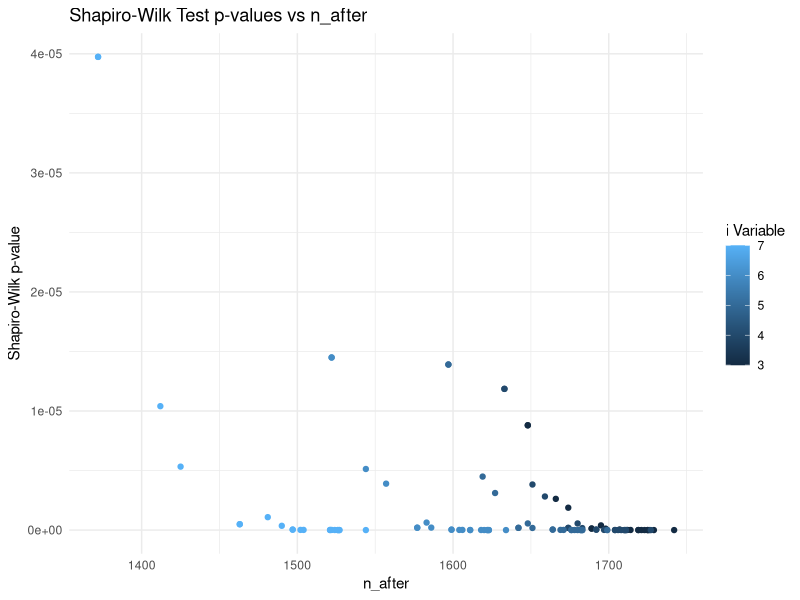
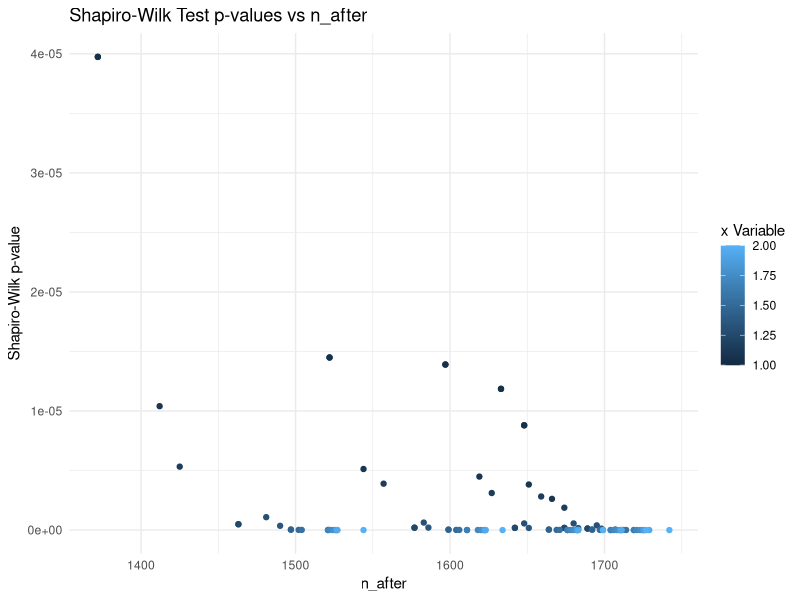
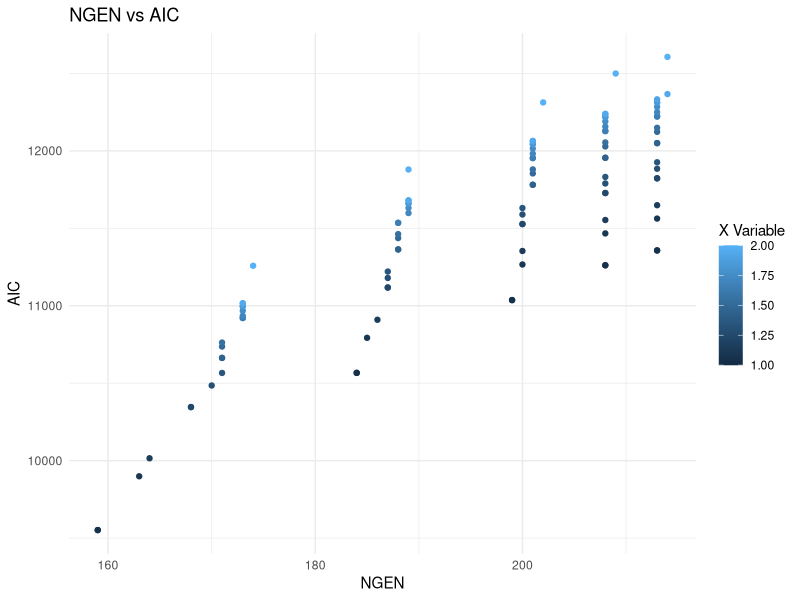
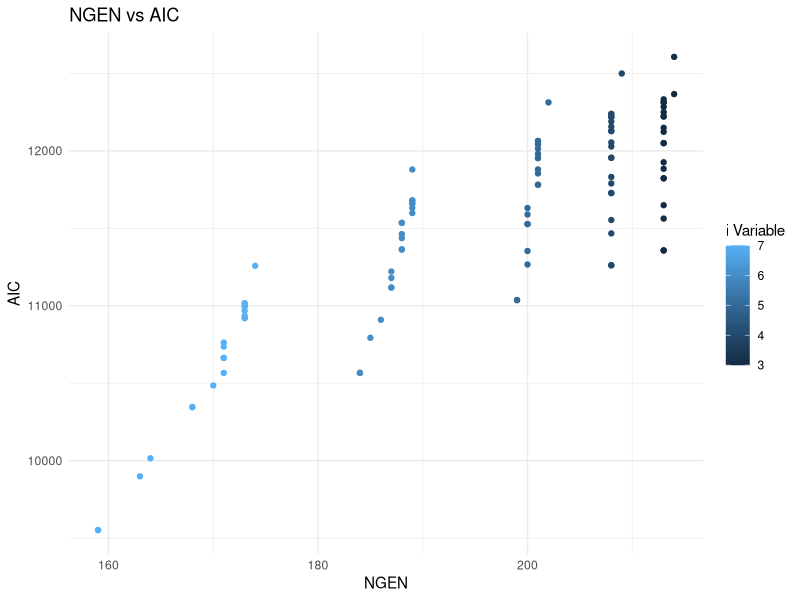
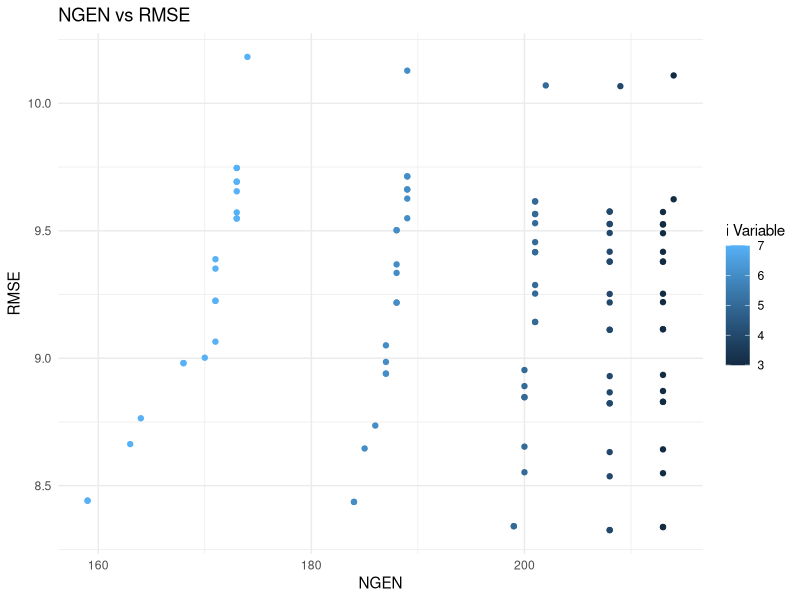
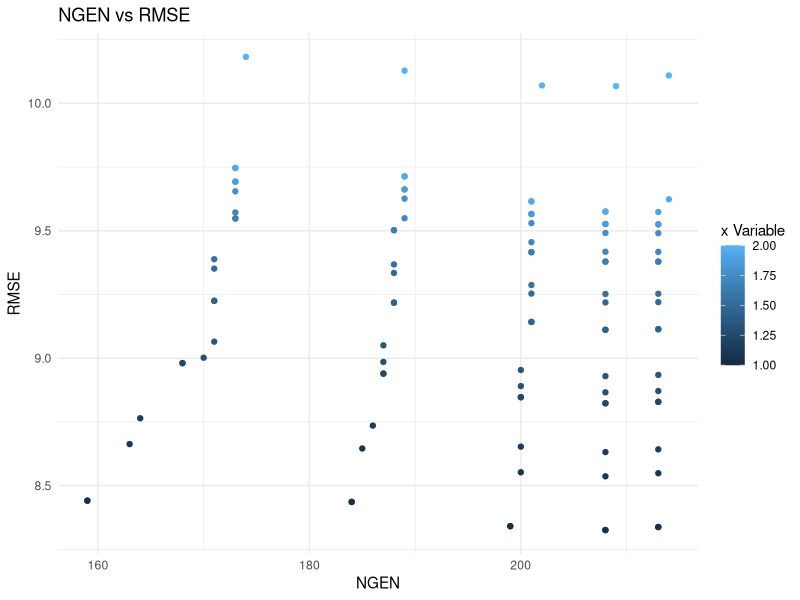
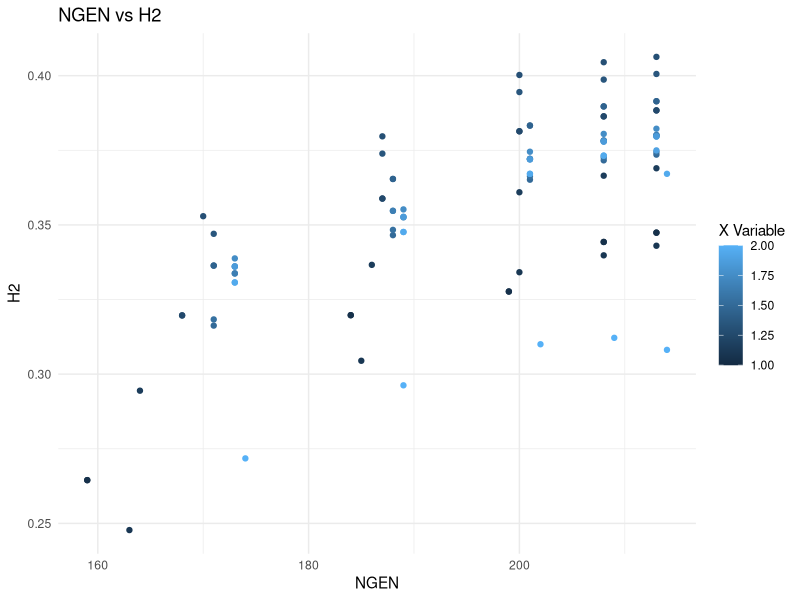
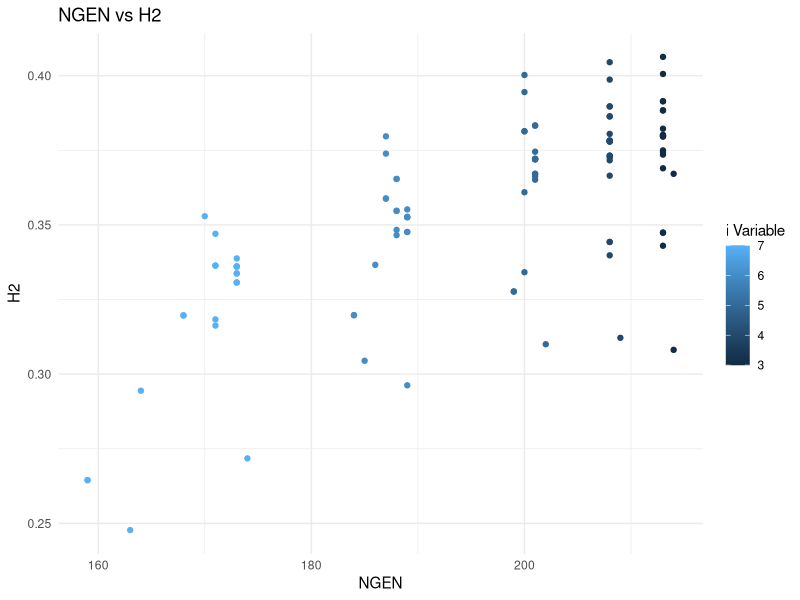

These charts were generated, in order, by the following R code:
## ---- chunk 1
#| echo: false
#| warning: false

suppressPackageStartupMessages(library("tidyverse"))
suppressPackageStartupMessages(library("lme4"))
suppressPackageStartupMessages(library("Hmisc"))
suppressPackageStartupMessages(library("corrplot"))
suppressPackageStartupMessages(library("emmeans"))
suppressPackageStartupMessages(library("patchwork"))
suppressPackageStartupMessages(library("ggplot2"))
suppressPackageStartupMessages(library("dplyr"))


## ---- chunk 2
data250_afabae_00 <- read.csv("../../../../01.data/2023_screen_specifics_251genotypes/02.aphis_fabae_on_faba_collection/aphis_fabae_fecundity_on_faba_collection_2024-04-02.csv", stringsAsFactors = FALSE, sep = ",") %>%  
  mutate(ivip = as.factor(ivip)) %>% 
  mutate(session = as.factor(session)) 



data250_afabae_01 <- data250_afabae_00 %>% filter(!is.na(larvae_total_number))
data250_afabae_01$ivip <- droplevels(data250_afabae_01$ivip)

data250_afabae_02<- data250_afabae_01 %>% filter(adult_alive != "0") #remove if no adult
data250_afabae_02$ivip <- droplevels(data250_afabae_02$ivip)

data250_afabae_02$ivip <-as.factor(data250_afabae_02$ivip)


## ---- chunk 3
x_values <- seq(1, 2, by = 0.05) 

# Initialize an empty data frame to store results
results <- data.frame(x = numeric(0), i = numeric(0), AIC = numeric(0), BIC = numeric(0), RMSE = numeric(0), 
                      n_before = numeric(0), n_after = numeric(0), n_diff = numeric(0), H2=numeric(0),shapiro=numeric(0),NGEN=numeric(0), stringsAsFactors = FALSE)

# Loop through different values of x
for (x in x_values) {
  for (i in 3:7) {
    # Calculate IQR and bounds for outlier removal
    IQR_value <- IQR(data250_afabae_02$larvae_total_number)
    lower_bound <- quantile(data250_afabae_02$larvae_total_number, 0.25) - x * IQR_value
    upper_bound <- quantile(data250_afabae_02$larvae_total_number, 0.75) + x * IQR_value
    
    # Filter out outliers
    data <- data250_afabae_02[data250_afabae_02$larvae_total_number >= lower_bound & data250_afabae_02$larvae_total_number <= upper_bound, ]
    
    data <- data %>%
      group_by(ivip) %>%           # Group by genotype
      filter(n() >= i) %>%             # Keep only groups with i or more repetitions
      ungroup() 
    
    
    data$ivip <- droplevels(data$ivip)
    
    NGEN<-nlevels(data$ivip)
    
   
    # Number of rows before removing outliers
    n_before <- nrow(data250_afabae_02)
    
    
    # Number of rows after removing outliers
    n_after <- nrow(data)
    
    # Calculate the difference in number of observations
    n_diff <- n_before - n_after
    
    # Fit the model
    mod <- lmer(larvae_total_number ~ ivip + (1|session/block), data = data)
    
    # Extract fitted values and residuals
    fitted_values <- fitted(mod)
    residuals_values <- residuals(mod)
    
    # Perform the Shapiro-Wilk test
    shapiro_result <- shapiro.test(residuals_values)
    
    # Print the p-value (this is your quantification of normality)
    shapiro <- shapiro_result$p.value
    
    # Calculate AIC and BIC
    model_AIC <- AIC(mod)
    model_BIC <- BIC(mod)
    
    # Calculate RMSE (Root Mean Squared Error)
    RMSE <- sqrt(mean(residuals_values^2))
    
    # Fit the model with a fixed formula
    mod_h2 <- lmer(larvae_total_number ~ (1 | ivip) + (1 | session), data = data)
    
    # Get the variance components
    estimates <- as.data.frame(VarCorr(mod_h2))
    
    # Extract the relevant variance components
    genetic_variance <- estimates$vcov[1]
    residual_variance <- estimates$vcov[3]  # Adjust based on the placement of residual variance
    
    nbE <-nlevels(data$session)
    
    # Calculate heritability (h2)
    H2 <- genetic_variance / (genetic_variance + (residual_variance / nbE))
    
    
    
    # Store the results in the data frame
    results <- rbind(results, data.frame(x = x, i = i, AIC = model_AIC, BIC = model_BIC, RMSE = RMSE, 
                                         n_before = n_before, n_after = n_after, n_diff = n_diff, H2 = H2, shapiro = shapiro, NGEN=NGEN))
  }
    
    
}

## ---- chunk 4

ggplot(results, aes(x = n_after, y = shapiro, color = i)) + 
  geom_point() +  # Scatter plot with colored points based on 'i'
  labs(title = "Shapiro-Wilk Test p-values vs n_after", 
       x = "n_after", 
       y = "Shapiro-Wilk p-value", 
       color = "i Variable") +  # Color legend label
  theme_minimal()

ggplot(results, aes(x = n_after, y = shapiro, color = x)) + 
  geom_point() +  # Scatter plot with colored points based on 'x'
  labs(title = "Shapiro-Wilk Test p-values vs n_after", 
       x = "n_after", 
       y = "Shapiro-Wilk p-value", 
       color = "x Variable") +  # Color legend label
  theme_minimal()
## ---- chunk 5
ggplot(results, aes(x = NGEN, y = AIC, color = x)) + 
  geom_point() +  # Scatter plot with colored points based on 'x'
  labs(title = "NGEN vs AIC", 
       x = "NGEN", 
       y = "AIC", 
       color = "X Variable") +  # Color legend label
  theme_minimal()

ggplot(results, aes(x = NGEN, y = AIC, color = i)) + 
  geom_point() +  # Scatter plot with colored points based on 'i'
  labs(title = "NGEN vs AIC", 
       x = "NGEN", 
       y = "AIC", 
       color = "i Variable") +  # Color legend label
  theme_minimal()
## ---- chunk 6
ggplot(results, aes(x = NGEN, y = RMSE, color = i)) + 
  geom_point() +  # Scatter plot with colored points based on 'i'
  labs(title = "NGEN vs RMSE", 
       x = "NGEN", 
       y = "RMSE", 
       color = "i Variable") +  # Color legend label
  theme_minimal()

ggplot(results, aes(x = NGEN, y = RMSE, color = x)) + 
  geom_point() +  # Scatter plot with colored points based on 'x'
  labs(title = "NGEN vs RMSE", 
       x = "NGEN", 
       y = "RMSE", 
       color = "x Variable") +  # Color legend label
  theme_minimal()

## ---- chunk 7
ggplot(results, aes(x = NGEN, y = H2, color = x)) + 
  geom_point() +  # Scatter plot with colored points based on 'x'
  labs(title = "NGEN vs H2", 
       x = "NGEN", 
       y = "H2", 
       color = "X Variable") +  # Color legend label
  theme_minimal()

ggplot(results, aes(x = NGEN, y = H2, color = i)) + 
  geom_point() +  # Scatter plot with colored points based on 'i'
  labs(title = "NGEN vs H2", 
       x = "NGEN", 
       y = "H2", 
       color = "i Variable") +  # Color legend label
  theme_minimal()
## ---- chunk 8
ggplot(results, aes(x = AIC, y = H2, color = i)) + 
  geom_point() +  # Scatter plot with colored points based on 'x'
  labs(title = "AIC vs H2", 
       x = "AIC", 
       y = "H2", 
       color = "i Variable") +  # Color legend label
  theme_minimal()
## ---- chunk 9
ggplot(results, aes(x = RMSE, y = AIC, color = i)) + 
  geom_point() +  # Scatter plot with colored points based on 'i'
  labs(title = "Shapiro-Wilk Test p-values vs n_after", 
       x = "n_after", 
       y = "Shapiro-Wilk p-value", 
       color = "X Variable") +  # Color legend label
  theme_minimal()
